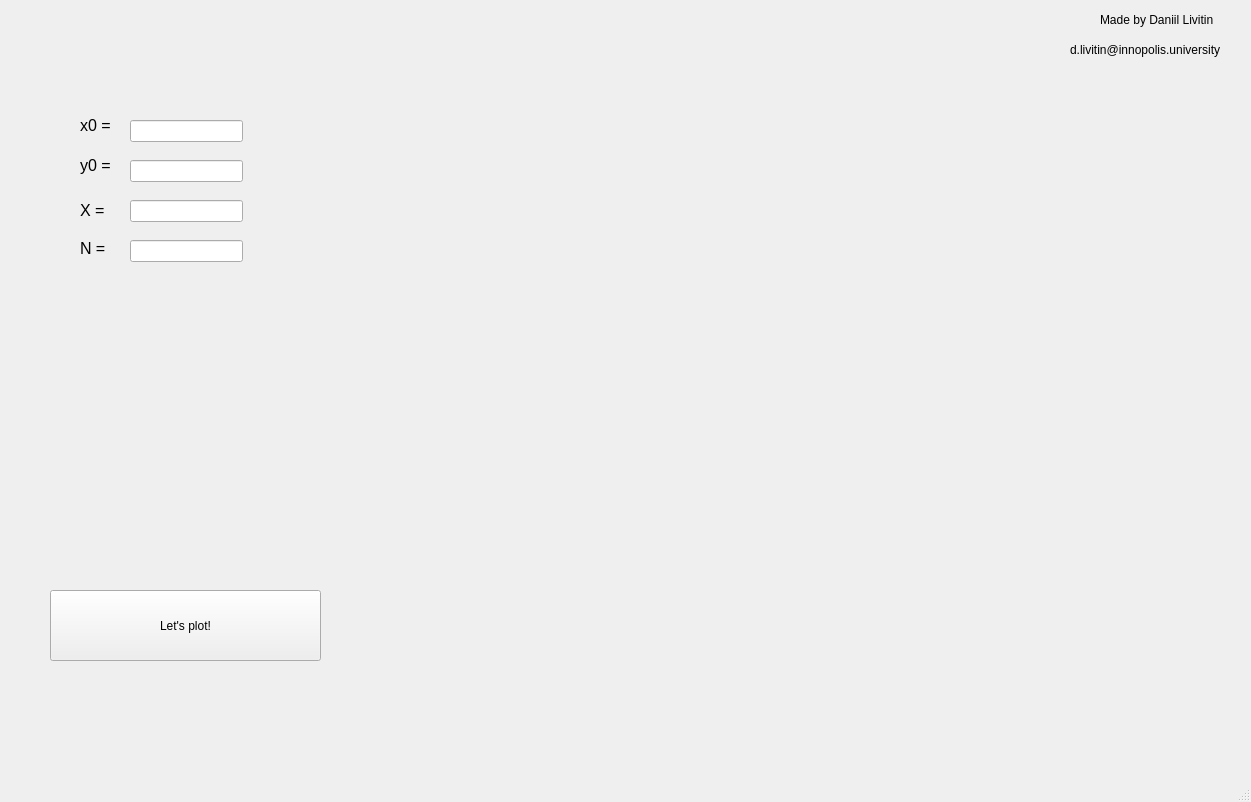
<?xml version="1.0" encoding="UTF-8"?>
<ui version="4.0">
 <class>MainWindow</class>
 <widget class="QMainWindow" name="MainWindow">
  <property name="geometry">
   <rect>
    <x>0</x>
    <y>0</y>
    <width>1251</width>
    <height>802</height>
   </rect>
  </property>
  <property name="windowTitle">
   <string>MainWindow</string>
  </property>
  <widget class="QWidget" name="centralwidget">
   <widget class="QLabel" name="label_6">
    <property name="geometry">
     <rect>
      <x>1070</x>
      <y>40</y>
      <width>171</width>
      <height>20</height>
     </rect>
    </property>
    <property name="text">
     <string>d.livitin@innopolis.university</string>
    </property>
   </widget>
   <widget class="QLabel" name="label_2">
    <property name="geometry">
     <rect>
      <x>80</x>
      <y>150</y>
      <width>51</width>
      <height>31</height>
     </rect>
    </property>
    <property name="font">
     <font>
      <pointsize>12</pointsize>
     </font>
    </property>
    <property name="text">
     <string>y0 =</string>
    </property>
   </widget>
   <widget class="QLineEdit" name="lineEdit_2">
    <property name="geometry">
     <rect>
      <x>130</x>
      <y>160</y>
      <width>113</width>
      <height>22</height>
     </rect>
    </property>
   </widget>
   <widget class="QLineEdit" name="lineEdit_3">
    <property name="geometry">
     <rect>
      <x>130</x>
      <y>200</y>
      <width>113</width>
      <height>22</height>
     </rect>
    </property>
   </widget>
   <widget class="QLineEdit" name="lineEdit">
    <property name="geometry">
     <rect>
      <x>130</x>
      <y>120</y>
      <width>113</width>
      <height>22</height>
     </rect>
    </property>
   </widget>
   <widget class="QPushButton" name="pushButton">
    <property name="geometry">
     <rect>
      <x>50</x>
      <y>590</y>
      <width>271</width>
      <height>71</height>
     </rect>
    </property>
    <property name="text">
     <string>Let's plot!</string>
    </property>
    <property name="iconSize">
     <size>
      <width>30</width>
      <height>30</height>
     </size>
    </property>
   </widget>
   <widget class="QLabel" name="label_4">
    <property name="geometry">
     <rect>
      <x>80</x>
      <y>240</y>
      <width>55</width>
      <height>16</height>
     </rect>
    </property>
    <property name="font">
     <font>
      <pointsize>12</pointsize>
     </font>
    </property>
    <property name="text">
     <string>N =</string>
    </property>
   </widget>
   <widget class="QLabel" name="label_5">
    <property name="geometry">
     <rect>
      <x>1100</x>
      <y>10</y>
      <width>131</width>
      <height>20</height>
     </rect>
    </property>
    <property name="text">
     <string>Made by Daniil Livitin </string>
    </property>
   </widget>
   <widget class="QLabel" name="label">
    <property name="geometry">
     <rect>
      <x>80</x>
      <y>90</y>
      <width>71</width>
      <height>71</height>
     </rect>
    </property>
    <property name="font">
     <font>
      <pointsize>12</pointsize>
     </font>
    </property>
    <property name="text">
     <string>x0 =</string>
    </property>
    <property name="textFormat">
     <enum>Qt::RichText</enum>
    </property>
    <property name="indent">
     <number>0</number>
    </property>
   </widget>
   <widget class="QLabel" name="label_3">
    <property name="geometry">
     <rect>
      <x>80</x>
      <y>200</y>
      <width>55</width>
      <height>20</height>
     </rect>
    </property>
    <property name="font">
     <font>
      <pointsize>12</pointsize>
     </font>
    </property>
    <property name="text">
     <string>X =</string>
    </property>
   </widget>
   <widget class="QLineEdit" name="lineEdit_4">
    <property name="geometry">
     <rect>
      <x>130</x>
      <y>240</y>
      <width>113</width>
      <height>22</height>
     </rect>
    </property>
   </widget>
   <widget class="Widget1" name="Widget1" native="true">
    <property name="geometry">
     <rect>
      <x>480</x>
      <y>20</y>
      <width>581</width>
      <height>221</height>
     </rect>
    </property>
   </widget>
   <widget class="Widget2" name="Widget2" native="true">
    <property name="geometry">
     <rect>
      <x>480</x>
      <y>280</y>
      <width>581</width>
      <height>221</height>
     </rect>
    </property>
   </widget>
   <widget class="Widget3" name="Widget3" native="true">
    <property name="geometry">
     <rect>
      <x>480</x>
      <y>530</y>
      <width>581</width>
      <height>221</height>
     </rect>
    </property>
   </widget>
  </widget>
  <widget class="QStatusBar" name="statusbar"/>
 </widget>
 <customwidgets>
  <customwidget>
   <class>Widget1</class>
   <extends>QWidget</extends>
   <header>widget1.h</header>
   <container>1</container>
  </customwidget>
  <customwidget>
   <class>Widget2</class>
   <extends>QWidget</extends>
   <header>widget2.h</header>
   <container>1</container>
  </customwidget>
  <customwidget>
   <class>Widget3</class>
   <extends>QWidget</extends>
   <header>widget3.h</header>
   <container>1</container>
  </customwidget>
 </customwidgets>
 <resources/>
 <connections/>
</ui>
